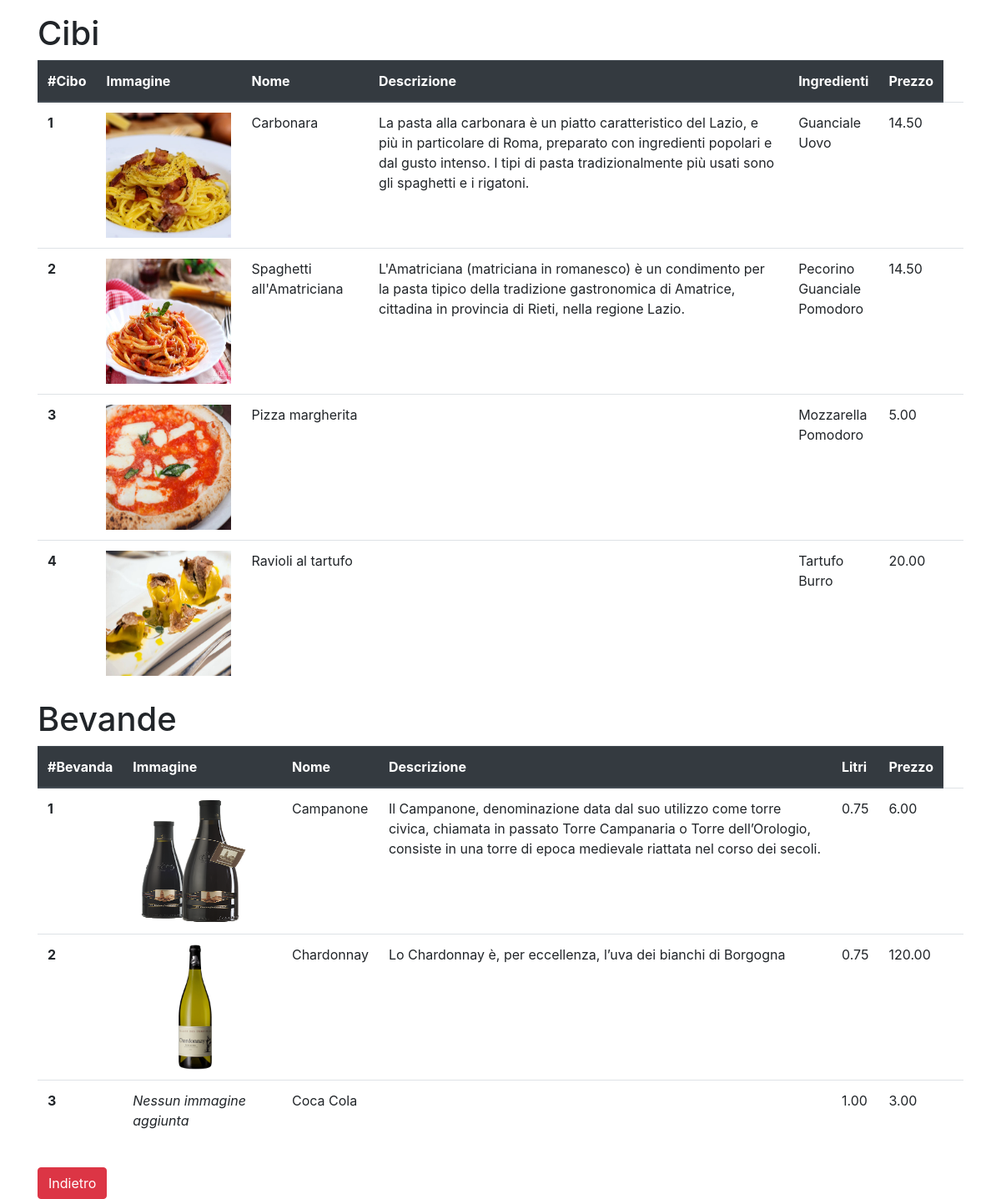
Screenshot of /products/ with the database file from the repository.
### products/models.py (models this page shows, shortened)
class Product(models.Model):
    image = models.ImageField(null=True, blank=True, upload_to='dishes')
    name = models.CharField(max_length=80)
    description = models.TextField(null=True, blank=True)
    price = models.DecimalField(max_digits=10, decimal_places=2)
    class Meta:
        abstract = True

class Food(Product):
    ingredients = models.ManyToManyField(Ingredient)

class Ingredient(models.Model):
    name = models.CharField(max_length=50)
    price = models.DecimalField(max_digits=10, decimal_places=2)  # se voglio aggiungere componenti alla pizza

class Drink(Product):
    litri = models.DecimalField(max_digits=10, decimal_places=2)

### products/views.py (the view)
# urls.py: path('', product_view, name='product-list'),
def product_view(request):
    drink = Drink.objects.all()
    food = Food.objects.all()
    return render(request, 'products/food/product_list.html', {'drink': drink, 'food': food})

### products/templates/products/food/product_list.html (shortened to what this page needs)
{% extends 'base.html' %}
{% load static %}
{% block head %}<link rel="stylesheet" type="text/css" href="{% static 'css/product_list.css' %}">{% endblock %}
{% block content %}
    {% if food|length == 0 and drink|length == 0 %}
            <h1>Nessuno prodotto nel menù!</h1>
     {% else %}
        <h1>Cibi</h1>
        {% if  food|length == 0 %}
            <div>
                <h1><em>Nessun cibo inserito nel menù!</em></h1>
            </div>
        {% else %}
            <table class="table">
                <thead class="thead-dark">
                <tr>
                    <th scope="col">#Cibo</th>
                    <th scope="col">Immagine</th>
                    <th scope="col">Nome</th>
                    <th scope="col">Descrizione</th>
                    <th scope="col">Ingredienti</th>
                    <th scope="col">Prezzo</th>
                </tr>
                </thead>
                <tbody>
                {% for item in food %}
                    <tr id="riga">
                        <th scope="row">{{ forloop.counter }}</th>
                        {% if item.image %}
                            <td><img src="{{ item.image.url }}" style="width: 150px; height: 150px"></td>
                        {% else %}
                            <td><p><em>Nessun immagine aggiunta</em></p></td>
                        {% endif %}
                        <td>{{ item.name }}</td>
                        <td>{{ item.description }}</td>
                        <td>
                            {% if item.ingredients.count == 1 %}
                                {{ item.ingredients.get }}
                            {% else %}
                                {% for obj in item.ingredients.all %}
                                    {{ obj.name }} <br>
                                {% endfor %}
                            {% endif %}
                        </td>
                        <td>{{ item.price }}</td>
                        <td>
                        </td>
                    </tr>
                {% endfor %}
                </tbody>
            </table>
        {% endif %}
        <h1>Bevande</h1>
        {% if  drink|length == 0 %}
            <div>
                <h1><em>Nessuna bevanda inserita nel menù!</em></h1>
            </div>
        {% else %}
            <table class="table">
                <thead class="thead-dark">
                <tr>
                    <th scope="col">#Bevanda</th>
                    <th scope="col">Immagine</th>
                    <th scope="col">Nome</th>
                    <th scope="col">Descrizione</th>
                    <th scope="col">Litri</th>
                    <th scope="col">Prezzo</th>
                </tr>
                </thead>
                <tbody>
                {% for item in drink %}
                    <tr id="riga">
                        <th scope="row">{{ forloop.counter }}</th>
                        {% if item.image %}
                            <td><img src="{{ item.image.url }}" style="width: 150px; height: 150px"></td>
                        {% else %}
                            <td><p><em>Nessun immagine aggiunta</em></p></td>
                        {% endif %}
                        <td>{{ item.name }}</td>
                        <td>{{ item.description }}</td>
                        <td>{{ item.litri }}</td>
                        <td>{{ item.price }}</td>
                        <td>
                        </td>
                    </tr>
                {% endfor %}
                </tbody>
            </table>
        {% endif %}
{% endif %}
        <button type="button" class="btn btn-danger" onclick="location.href='../'">Indietro</button>
{% endblock %}

### rows the page displays
Food: image (picture), name "Carbonara", description "La pasta alla carbonara è un piatto caratteristico del Lazio, e più in particolare di Roma, preparato con ingredienti popolari e dal gusto intenso. I tipi di pasta tradizionalmente più usati sono gli spaghetti e i rigatoni.", price "14.50"
Ingredient: name "Guanciale"
Ingredient: name "Uovo"
Food: image (picture), name "Spaghetti all'Amatriciana", description "L'Amatriciana (matriciana in romanesco) è un condimento per la pasta tipico della tradizione gastronomica di Amatrice, cittadina in provincia di Rieti, nella regione Lazio.", price "14.50"
Ingredient: name "Pecorino"
Ingredient: name "Pomodoro"
Food: image (picture), name "Pizza margherita", price "5.00"
Ingredient: name "Mozzarella"
Food: image (picture), name "Ravioli al tartufo", price "20.00"
Ingredient: name "Tartufo"
Ingredient: name "Burro"
Drink: image (picture), name "Campanone", description "Il Campanone, denominazione data dal suo utilizzo come torre civica, chiamata in passato Torre Campanaria o Torre dell’Orologio, consiste in una torre di epoca medievale riattata nel corso dei secoli.", litri "0.75", price "6.00"
Drink: image (picture), name "Chardonnay", description "Lo Chardonnay è, per eccellenza, l’uva dei bianchi di Borgogna", litri "0.75", price "120.00"
Drink: image "Nessun immagine aggiunta", name "Coca Cola", litri "1.00", price "3.00"
